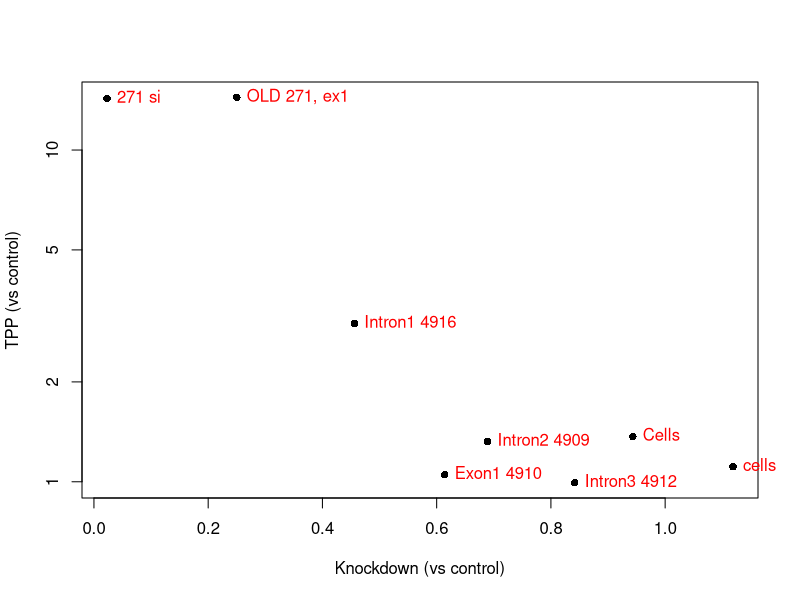
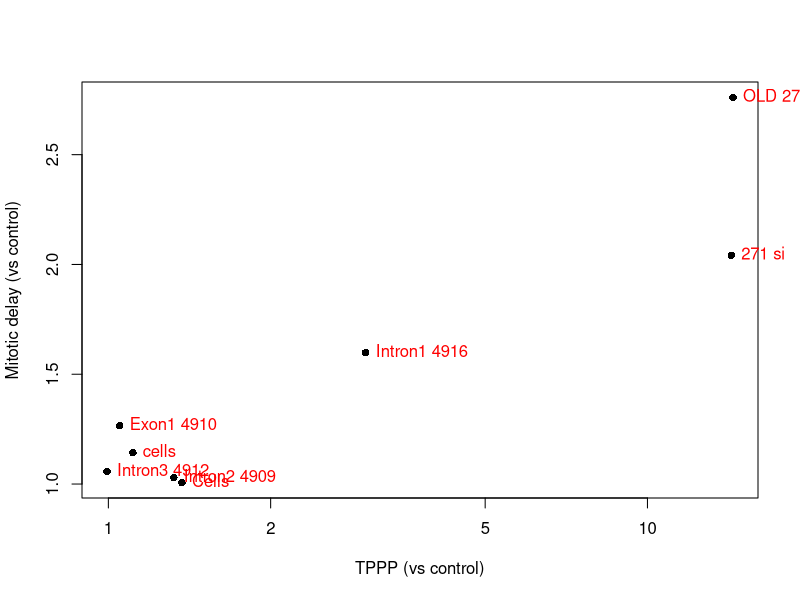

Reproduce these figures in R, in order.
# This plots the average mitotic delay against the average knockdown efficiency for all depletion experiments.
# Raw data were obtained from Lovorka Stojic, where each value represents the average of 4-5 replicates.
# It also plots the average TPPP upregulation in each of these experiments.

lna.identity <- c("Cells", "OLD 271, ex1", "Exon1 4910", "Intron1 4916", "Intron2 4909", "Intron3 4912")
lna.delay <- c(1.006550701, 2.7607248557, 1.2661597163, 1.5986431166, 1.0295081167, 1.0568579716) 
lna.knockdown <- c(0.94337296, 0.2500654143, 0.61413758, 0.455920475, 0.68882896, 0.84169272)
lna.tppp <- c(1.36889805, 14.4084081111, 1.04975056, 3.0008166, 1.32256392, 0.99434702)

rnai.identity <- c("271 si", "cells")
rnai.delay <- c(2.0417657873, 1.1432664602)
rnai.knockdown <- c(0.022930295, 1.1187240875)
rnai.tppp <- c(14.3089043077, 1.1103203154)

identity <- c(lna.identity, rnai.identity)
delay <- c(lna.delay, rnai.delay)
knockdown <- c(lna.knockdown, rnai.knockdown)
tppp <- c(lna.tppp, rnai.tppp)    

pdf("combined.pdf")
plot(knockdown, tppp, pch=16, xlab="Knockdown (vs control)", ylab="TPP (vs control)", log="y")
text(knockdown, tppp, identity, xpd=TRUE, col="red", pos=4)

plot(tppp, delay, pch=16, xlab="TPPP (vs control)", ylab="Mitotic delay (vs control)", log="x")
text(tppp, delay, identity, xpd=TRUE, col="red", pos=4)
dev.off()
